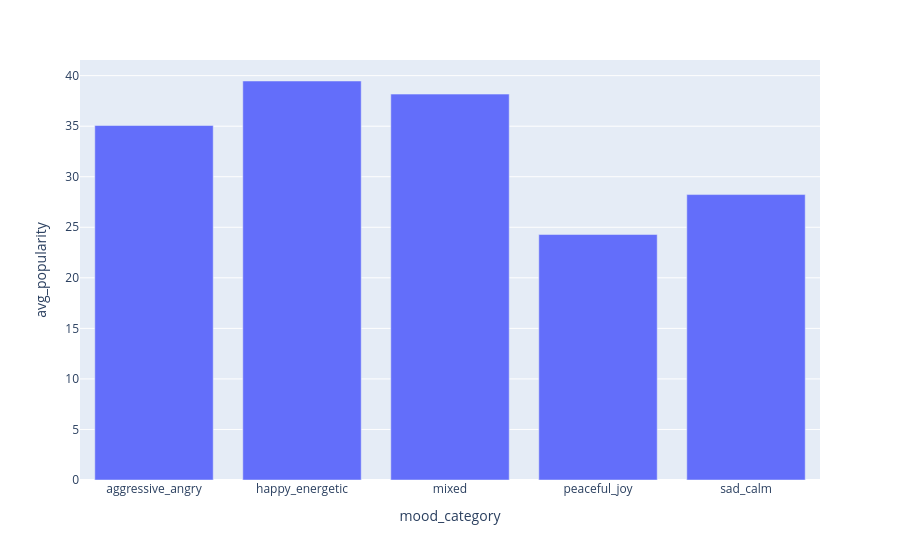

The notebook cell saved with this chart:
### Markdown cell above
Interactive Visualizations with Plotly

### Code cell
#Bar chart comparing average popularity across mood categories

import plotly.express as px

mood_stats = df.groupby('mood_category').agg({
    'popularity': 'mean',
    'track_name': 'count'
}).reset_index()
mood_stats.columns = ['mood_category', 'avg_popularity', 'song_count']

fig = px.bar(mood_stats, x='mood_category', y='avg_popularity')
fig.show()

### Figure 1 — Plotly figure (JSON) as saved in the notebook; plotly's stock layout.template omitted (floating-point values rounded to 4 significant figures)
{"data": [{"hovertemplate": "mood_category=%{x}<br>avg_popularity=%{y}<extra></extra>", "legendgroup": "", "marker": {"color": "#636efa", "pattern": {"shape": ""}}, "name": "", "orientation": "v", "showlegend": false, "textposition": "auto", "type": "bar", "x": ["aggressive_angry", "happy_energetic", "mixed", "peaceful_joy", "sad_calm"], "xaxis": "x", "y": [35.07, 39.47, 38.17, 24.28, 28.24], "yaxis": "y"}], "layout": {"barmode": "relative", "legend": {"tracegroupgap": 0}, "margin": {"t": 60}, "xaxis": {"anchor": "y", "domain": [0, 1], "title": {"text": "mood_category"}}, "yaxis": {"anchor": "x", "domain": [0, 1], "title": {"text": "avg_popularity"}}}}
